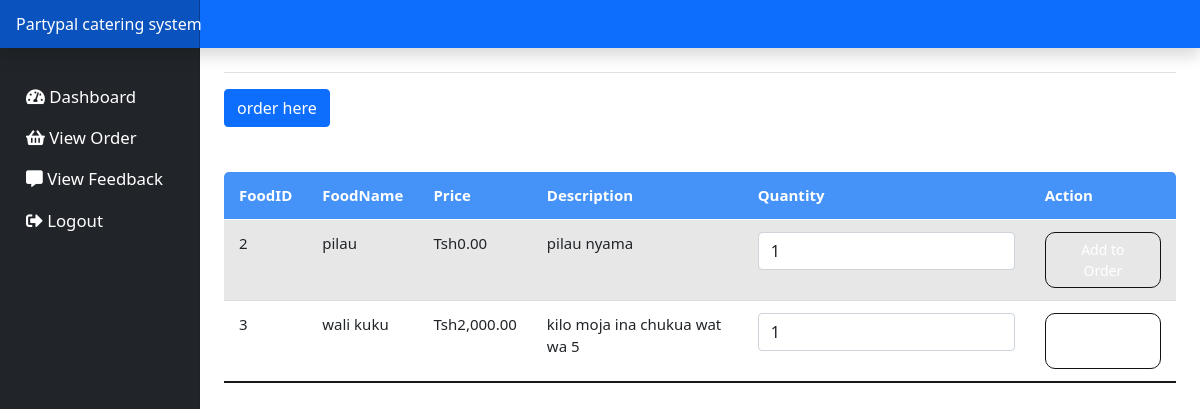
/customer/food.php?catererID=15 (signed in), run on the app's committed database.
### tables this page shows
CREATE TABLE `food` (
  `FoodID` int(11) NOT NULL,
  `catererID` int(11) NOT NULL,
  `FoodName` varchar(50) NOT NULL,
  `price` decimal(10,2) NOT NULL,
  `Description` varchar(200) NOT NULL,
  `quantity` int(11) NOT NULL DEFAULT 1
);

### customer/food.php (the view, shortened to what this page needs)
<?php
include_once("connection.php");
$catererID = isset($_GET['catererID']) ? intval($_GET['catererID']) : 0;
function fetchFoodItemsByCaterer($conn, $catererID) {
    $stmt = $conn->prepare("SELECT * FROM food WHERE catererID = :catererID");
    $stmt->bindParam(':catererID', $catererID, PDO::PARAM_INT);
    $stmt->execute();
    return $stmt->fetchAll(PDO::FETCH_ASSOC);
}
$foodItems = fetchFoodItemsByCaterer($conn, $catererID);
?>
<!doctype html>
<html lang="en">
<head>
    <link href="assets/dist/css/bootstrap.min.css" rel="stylesheet">
    <link href="assets/dashboard.css" rel="stylesheet">
</head>
<body>
<?php include_once('header.php'); ?>
<div class="container-fluid">
    <div class="row">
        <?php include_once('sidenav.php'); ?>
        <main class="col-md-9 ms-sm-auto col-lg-10 px-md-4">
            <div class="d-flex justify-content-between flex-wrap flex-md-nowrap align-items-center pt-3 pb-2 mb-3 border-bottom">
            </div>
            <div class="view-order-btn">
                <a href="view_order.php" class="btn btn-primary">order here</a>
            </div>
            <div class="table-responsive">
                <table class="table table-striped table-sm">
                    <thead>
                        <tr>
                            <th scope="col">FoodID</th>
                            <th scope="col">FoodName</th>
                            <th scope="col">Price</th>
                            <th scope="col">Description</th>
                            <th scope="col">Quantity</th>
                            <th scope="col">Action</th>
                        </tr>
                    </thead>
                    <tbody>
    <?php if (!empty($foodItems)): ?>
        <?php foreach ($foodItems as $index => $food): ?>
            <tr>
                <td><?php echo htmlspecialchars($food['FoodID']); ?></td>
                <td><?php echo htmlspecialchars($food['FoodName']); ?></td>
                <td>Tsh<?php echo number_format($food['price'], 2); ?></td>
                <td><?php echo htmlspecialchars($food['Description']); ?></td>
                <td>
                    <form id="addToOrderForm_<?php echo $food['FoodID']; ?>" onsubmit="addToOrder(event, <?php echo $food['FoodID']; ?>)">
                        <input type="number" name="quantity" value="1" min="1" class="form-control d-inline-block w-auto">
                </td>
                <td>
                        <button type="submit" class="btn btn-primary btn-sm">Add to Order</button>
                </td>
            </tr>
        <?php endforeach; ?>
    <?php else: ?>
        <tr>
            <td colspan="6" class="text-center">No food items found for this caterer.</td>
        </tr>
    <?php endif; ?>
</tbody>
                </table>
            </div>
        </main>
    </div>
</div>
</body>
</html>

### customer/assets/dashboard.css (style rules this page uses)
body { font-size: .875rem; }
.table { border-collapse: collapse; margin: 25px 0; font-size: 15px; min-width: 100%; overflow: hidden; border-radius: 5px 5px 0 0; }
table thead tr { color: #fff; background: #4593f8; text-align: left; font-weight: bold; }
.table th, .table td { padding: 12px 15px; }
.table tbody tr { border-bottom: 1px solid #ddd; }
.table tbody tr:nth-of-type(odd) { background: #f3f3f3; }
.table tbody tr:last-of-type { border-bottom: 2px solid #161917; }
.table button { padding: 6px 20px; border-radius: 10px; cursor: pointer; background: transparent; border: 1px solid #111312; }

### customer/food.php (style rules this page uses)
.view-order-btn { margin-bottom: 20px; }
table thead tr { color: #fff; background: #4593f8; text-align: left; font-weight: bold; }

### data on the page
food: FoodID "2", FoodName "pilau", price "0.00", Description "pilau nyama"
food: FoodID "3", FoodName "wali kuku", price "2,000.00", Description "kilo moja ina chukua wat wa 5"
